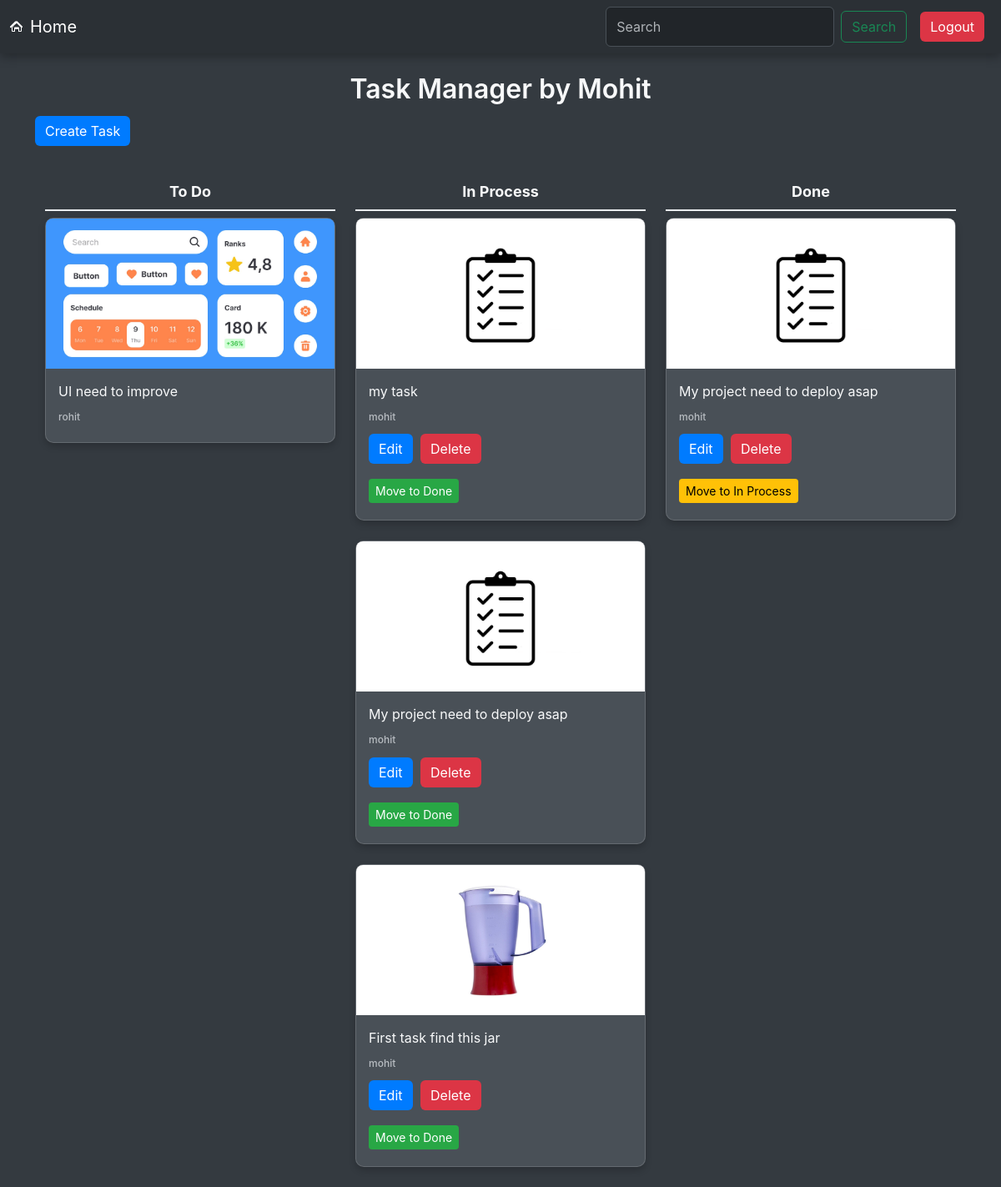
The app's page /task/ (signed in) with its own data.
### task/models.py (models this page shows, shortened)
class Task(models.Model):
    STATUS_CHOICES = [
        ('TODO', 'To Do'),
        ('INP', 'In Process'),
        ('DONE', 'Done'),
    ]
    user = models.ForeignKey(User, on_delete=models.CASCADE)
    text = models.TextField(max_length=120)
    photo = models.ImageField(upload_to='photos/', blank=True, null=True)
    status = models.CharField(max_length=10, choices=STATUS_CHOICES, default='TODO')
    created_at = models.DateTimeField(auto_now_add=True)
    updated_at = models.DateTimeField(auto_now=True)

### task/views.py (the view)
# urls.py: path("", views.task_list, name="task_list"),
def task_list(request):
    tasks = Task.objects.all().order_by("-created_at")
    return render(request, "task_list.html", {"tasks":tasks})

### task/templates/task_list.html (shortened to what this page needs)
{% extends 'layout.html' %}
{% load static %}
{% block content %}
<h1 class="text-center mt-4">
    Task Manager by Mohit
</h1>
<a href="{% url 'task_create' %}" class="btn btn-primary mb-4">Create Task</a>
<div class="container">
    <div class="row">
        <div class="col-md-4">
            <h3 class="text-center text-light">To Do</h3>
            {% for task in tasks %}
                {% if task.status == 'TODO' %}
                    <div class="card mb-4 task-card">
                        {% if task.photo %}
                            <img src="{{ task.photo.url }}" class="card-img-top" alt="Task Image">
                        {% else %}
                            <img src="{% static 'images/default-image.jpg' %}" class="card-img-top" alt="Default Image">
                        {% endif %}
                        <div class="card-body">
                            <p class="card-text text-light">{{ task.text }}</p>
                            <h6 class="card-subtitle mb-2 text-muted">{{ task.user.username }}</h6>
                        </div>
                    </div>
                {% endif %}
            {% endfor %}
        </div>
        <div class="col-md-4">
            <h3 class="text-center text-light">In Process</h3>
            {% for task in tasks %}
                {% if task.status == 'INP' %}
                    <div class="card mb-4 task-card">
                        {% if task.photo %}
                            <img src="{{ task.photo.url }}" class="card-img-top" alt="Task Image">
                        {% else %}
                            <img src="{% static 'images/default-image.jpg' %}" class="card-img-top" alt="Default Image">
                        {% endif %}
                        <div class="card-body">
                            <p class="card-text text-light">{{ task.text }}</p>
                            <h6 class="card-subtitle mb-2 text-muted">{{ task.user.username }}</h6>
                            {% if task.user == user %}
                                <a href="{% url 'task_edit' task.id %}" class="btn btn-primary">Edit</a>
                                <a href="{% url 'task_delete' task.id %}" class="btn btn-danger">Delete</a>
                                <div class="mt-2">
                                    <form action="{% url 'task_change_status' task.id %}" method="POST">
                                        <button type="submit" class="btn btn-success btn-sm">Move to Done</button>
                                    </form>
                                </div>
                            {% endif %}
                        </div>
                    </div>
                {% endif %}
            {% endfor %}
        </div>
        <div class="col-md-4">
            <h3 class="text-center text-light">Done</h3>
            {% for task in tasks %}
                {% if task.status == 'DONE' %}
                    <div class="card mb-4 task-card">
                        {% if task.photo %}
                            <img src="{{ task.photo.url }}" class="card-img-top" alt="Task Image">
                        {% else %}
                            <img src="{% static 'images/default-image.jpg' %}" class="card-img-top" alt="Default Image">
                        {% endif %}
                        <div class="card-body">
                            <p class="card-text text-light">{{ task.text }}</p>
                            <h6 class="card-subtitle mb-2 text-muted">{{ task.user.username }}</h6>
                            {% if task.user == user %}
                                <a href="{% url 'task_edit' task.id %}" class="btn btn-primary">Edit</a>
                                <a href="{% url 'task_delete' task.id %}" class="btn btn-danger">Delete</a>
                                <div class="mt-2">
                                    <form action="{% url 'task_change_status' task.id %}" method="POST">
                                        <button type="submit" class="btn btn-warning btn-sm">Move to In Process</button>
                                    </form>
                                </div>
                            {% endif %}
                        </div>
                    </div>
                {% endif %}
            {% endfor %}
        </div>
    </div>
</div>
{% endblock %}

### task/static/css/styles.css (style rules this page uses)
body { font-family: 'Inter', sans-serif; }
.container { margin-top: 20px; }
h1 { font-weight: 600; font-size: 32px; color: #333; }
.card { border-radius: 8px; box-shadow: 0 2px 4px rgba(0, 0, 0, 0.1); background-color: #fff; }
.card-img-top { border-top-left-radius: 8px; border-top-right-radius: 8px; height: 180px; object-fit: cover; }
.card-body { padding: 15px; }
.btn { margin: 5px 0; }
.card-subtitle { font-size: 12px; }
.btn-primary { background-color: #007bff; border: none; }
.btn-danger { background-color: #dc3545; border: none; }
.btn-warning { background-color: #ffc107; border: none; }
.btn-success { background-color: #28a745; border: none; }
.mb-4 { margin-bottom: 24px; }
.text-center { text-align: center; }
.col-md-4 h3 { font-size: 18px; font-weight: bold; padding-bottom: 10px; border-bottom: 2px solid #e9ecef; }

### templates/layout.html (style rules this page uses)
.navbar-brand, .nav-item, .btn { margin-right: 8px; }
.btn { transition: all 0.3s ease; }

### task/templates/task_list.html (style rules this page uses)
body { background-color: #343a40; color: #f8f9fa; }
h1, h3 { color: #f8f9fa; }
.task-card { background-color: #495057; border-radius: 10px; transition: box-shadow 0.3s ease, transform 0.3s ease; box-shadow: 0 4px 8px rgba(0, 0, 0, 0.2); }
.btn-primary, .btn-warning, .btn-danger, .btn-success { margin-right: 5px; }

### records on screen
Task: photo (picture), text "UI need to improve", user.username "rohit"
Task: text "my task", user.username "mohit", shows "Edit"
Task: text "My project need to deploy asap", user.username "mohit", shows "Edit"
Task: photo (picture), text "First task find this jar", user.username "mohit", shows "Edit"
Task: text "My project need to deploy asap", user.username "mohit", shows "Edit"
